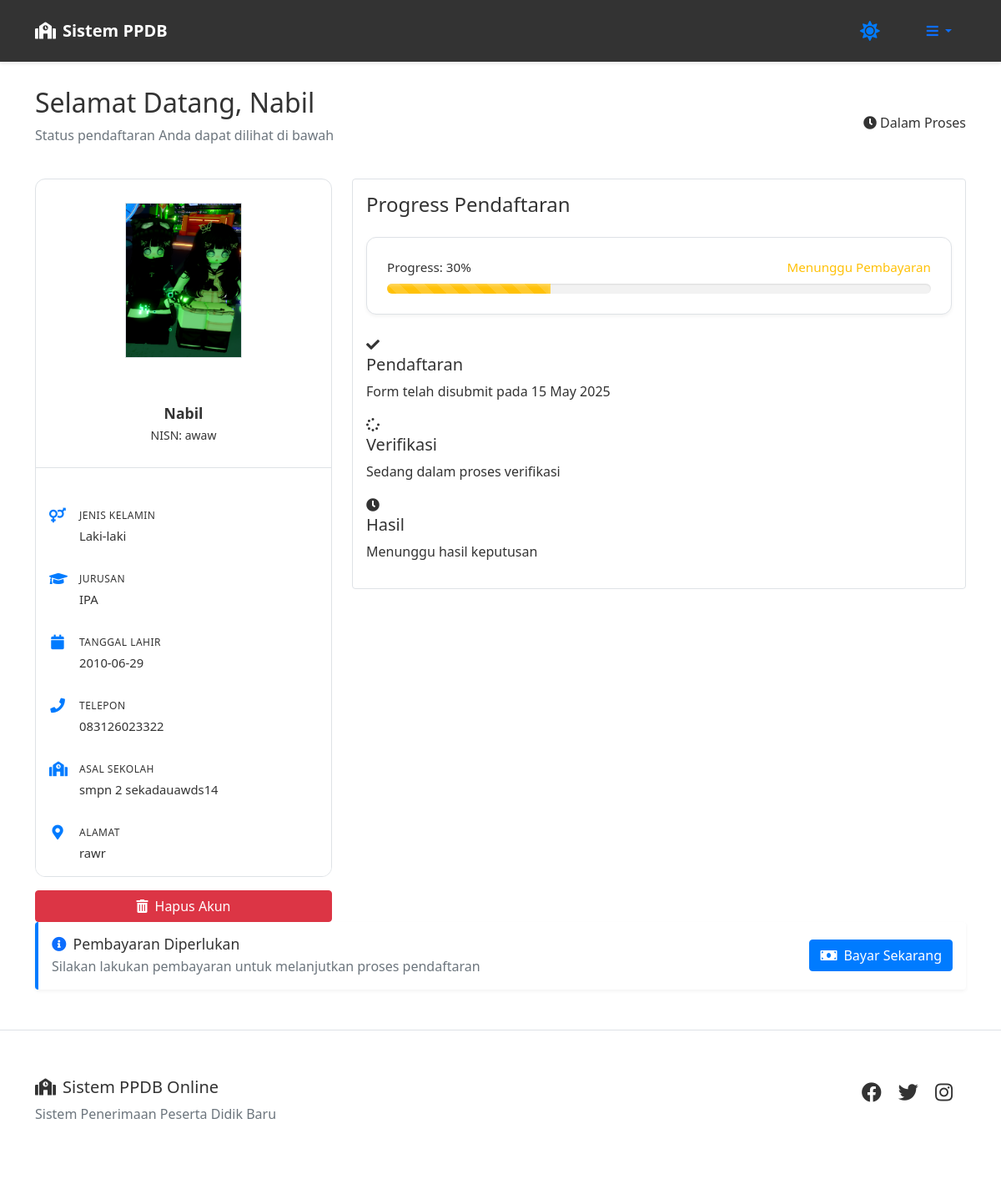
Page /dashboard (signed in) on the earlier database version.
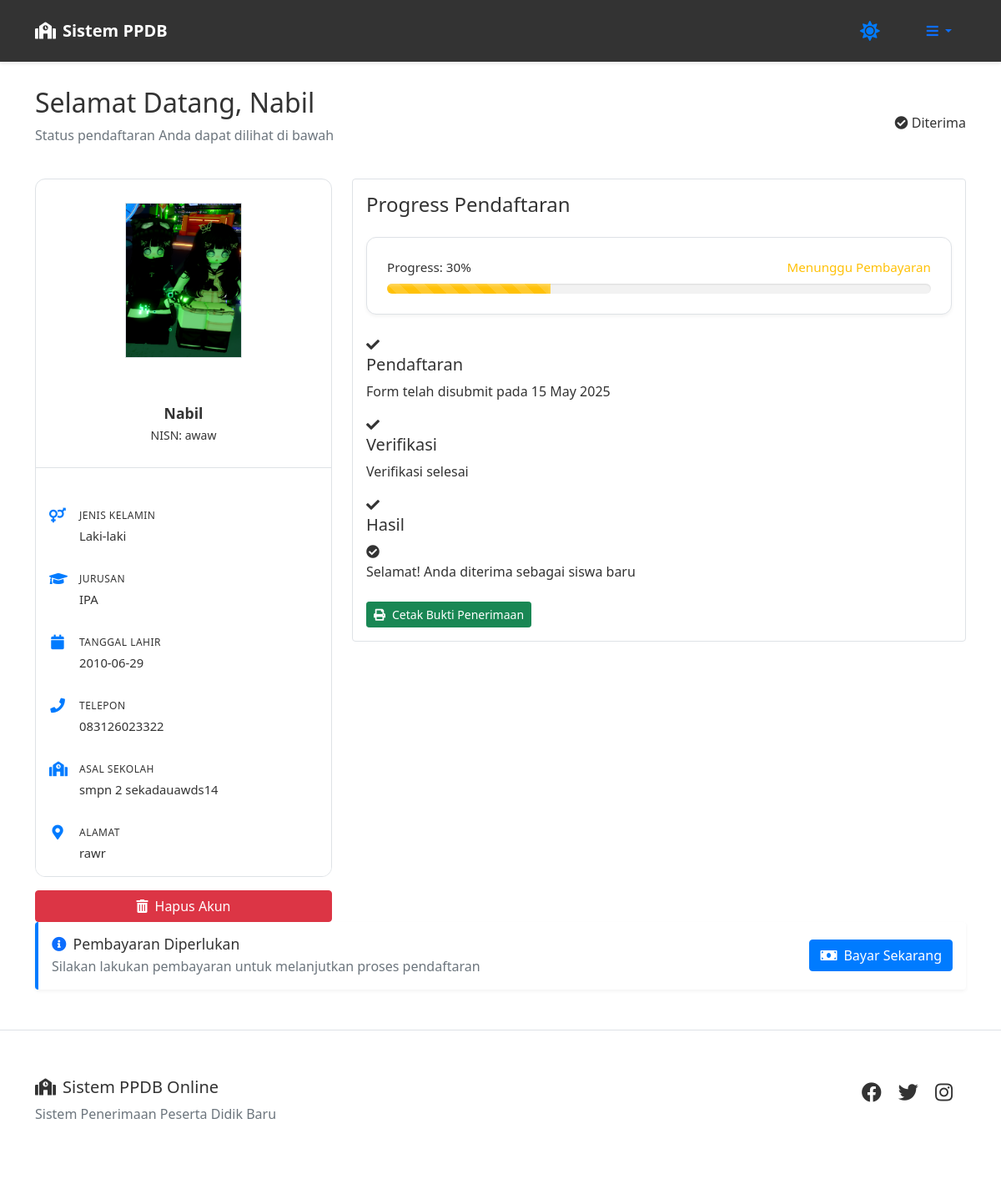
Same page on the later database version.
### app/models.py (models this page shows, shortened)
class Form(db.Model):
    id = db.Column(db.Integer, primary_key=True)
    user_id = db.Column(db.Integer, db.ForeignKey('user.id'), nullable=False)
    form_data = db.Column(db.Text, nullable=False)
    status = db.Column(db.String(20), default='pending')
    timestamp = db.Column(db.DateTime, default=datetime.utcnow)
    akta_kelahiran = db.Column(db.String(255))
    kartu_keluarga = db.Column(db.String(255))
    ijazah_smp = db.Column(db.String(255))
    foto_siswa = db.Column(db.String(255))
    ktp_ortu = db.Column(db.String(255))
    nisn_doc = db.Column(db.String(255))
    nilai_rapor = db.Column(db.String(255))
    sertifikat_prestasi = db.Column(db.String(255))
    gender = db.Column(db.String(10))
    jurusan = db.Column(db.String(20))
    payment_proof = db.Column(db.String(255))  # Untuk menyimpan bukti pembayaran
    payment_status = db.Column(db.String(20), default='unpaid')  # unpaid/paid/confirmed
    @property
    def parsed_form_data(self):
        try:
            if isinstance(self.form_data, str):
                return json.loads(self.form_data)
            return self.form_data
        except:
            return {}

### app/routes/main.py (the view)
@main.route('/dashboard')
@login_required
def dashboard():
    if current_user.role == 'admin':
        forms = Form.query.all()
        return render_template('dashboard_admin.html', forms=forms)
    form = AdmissionForm()
    user_form = Form.query.filter_by(user_id=current_user.id).first()
    form_status = user_form.status if user_form else None
    if user_form and user_form.parsed_form_data:
        form_data = user_form.parsed_form_data
        form.nisn.data = form_data.get('nisn')
        try:
            form.birth_date.data = datetime.strptime(form_data.get('birth_date'), '%Y-%m-%d')
        except (ValueError, TypeError):
            form.birth_date.data = None
        form.address.data = form_data.get('address')
        form.phone.data = form_data.get('phone')
        form.previous_school.data = form_data.get('previous_school')
        form.gender.data = form_data.get('gender')
        form.jurusan.data = form_data.get('jurusan')
    return render_template('dashboard_user.html',
                         form=form,
                         form_status=form_status,
                         form_submitted=user_form,
                         now=datetime.now())

### app/templates/dashboard_user.html (shortened to what the changed rows need)
{% extends "base.html" %}
{% block content %}
<div class="dashboard-container">
    <div class="dashboard-header mb-4">
        <div class="row align-items-center">
            <div class="col-md-8">
                <h2 class="welcome-text">Selamat Datang, {{ current_user.name }}</h2>
            </div>
            <div class="col-md-4 text-md-end">
                {% if form_status == 'accepted' %}
                    <div class="status-pill success">
                        <i class="fas fa-check-circle"></i> Diterima
                    </div>
                {% elif form_status == 'rejected' %}
                    <div class="status-pill danger">
                        <i class="fas fa-times-circle"></i> Tidak Diterima
                    </div>
                {% elif form_status == 'pending' %}
                    <div class="status-pill warning">
                        <i class="fas fa-clock"></i> Dalam Proses
                    </div>
                {% endif %}
            </div>
        </div>
    </div>
    <div class="row g-4">
        <div class="col-md-4">
            <div class="card profile-card">
                <div class="profile-header">
                    <div class="profile-avatar">
                        {% if form_submitted and form_submitted.foto_siswa %}
                            <img src="{{ url_for('static', filename='uploads/' + form_submitted.foto_siswa) }}"
                                 alt="Foto 3x4">
                        {% else %}
                            <i class="fas fa-user"></i>
                        {% endif %}
                    </div>
                    <div class="profile-info-header">
                        <h5 class="profile-name">{{ current_user.name }}</h5>
                        {% if form_submitted %}
                            <span class="profile-id">NISN: {{ form_submitted.parsed_form_data.get('nisn') }}</span>
                        {% endif %}
                    </div>
                </div>
            </div>
        </div>
        <div class="col-md-8">
            {% if not form_submitted %}
                <div class="card">
                    <div class="card-body">
                        <h4 class="card-title mb-4">Formulir Pendaftaran</h4>
                        <form method="POST" action="{{ url_for('main.submit_form') }}" enctype="multipart/form-data" id="admission-form">
                            {{ form.hidden_tag() }}
                            <div class="mb-4">
                                <h5><i class="fas fa-user me-2"></i>Data Pribadi</h5>
                                <div class="row g-3">
                                    <div class="col-md-6">
                                        <label class="form-label">NISN*</label>
                                        {{ form.nisn(class="form-control", placeholder="Masukkan NISN") }}
                                    </div>
                                    <div class="col-md-6">
                                        <label class="form-label">Jenis Kelamin*</label>
                                        {{ form.gender(class="form-select") }}
                                    </div>
                                    <div class="col-md-6">
                                        <label class="form-label">Tanggal Lahir*</label>
                                        <div class="input-group">
                                            {{ form.birth_date(class="form-control datepicker", placeholder="YYYY-MM-DD") }}
                                            <span class="input-group-text"><i class="fas fa-calendar"></i></span>
                                        </div>
                                    </div>
                                    <div class="col-md-6">
                                        <label class="form-label">Pilihan Jurusan*</label>
                                        {{ form.jurusan(class="form-select") }}
                                    </div>
                                    <div class="col-md-6">
                                        <label class="form-label">Nomor Telepon*</label>
                                        {{ form.phone(class="form-control", placeholder="Contoh: 08xxxxxxxxxx") }}
                                    </div>
                                    <div class="col-md-6">
                                        <label class="form-label">Asal Sekolah*</label>
                                        {{ form.previous_school(class="form-control", placeholder="Nama SMP/MTs") }}
                                    </div>
                                    <div class="col-12">
                                        <label class="form-label">Alamat Lengkap*</label>
                                        {{ form.address(class="form-control", rows="3", placeholder="Masukkan alamat lengkap") }}
                                    </div>
                                </div>
                            </div>
                            <div class="mb-4">
                                <h5><i class="fas fa-file-upload me-2"></i>Upload Dokumen</h5>
                                <div class="row g-3">
                                    <div class="col-md-6">
                                        <div class="document-upload-box">
                                            <label class="form-label">Pas Foto 3x4*</label>
                                            {{ form.foto_siswa(class="form-control") }}
                                            <small class="text-muted">Format: JPG, PNG (Max 2MB)</small>
                                        </div>
                                    </div>
                                    <div class="col-md-6">
                                        <div class="document-upload-box">
                                            <label class="form-label">Akta Kelahiran*</label>
                                            {{ form.akta_kelahiran(class="form-control") }}
                                            <small class="text-muted">Format: PDF, JPG, PNG (Max 2MB)</small>
                                        </div>
                                    </div>
                                    <div class="col-md-6">
                                        <div class="document-upload-box">
                                            <label class="form-label">Kartu Keluarga*</label>
                                            {{ form.kartu_keluarga(class="form-control") }}
                                            <small class="text-muted">Format: PDF, JPG, PNG (Max 2MB)</small>
                                        </div>
                                    </div>
                                    <div class="col-md-6">
                                        <div class="document-upload-box">
                                            <label class="form-label">Ijazah/SKL SMP*</label>
                                            {{ form.ijazah_smp(class="form-control") }}
                                            <small class="text-muted">Format: PDF, JPG, PNG (Max 2MB)</small>
                                        </div>
                                    </div>
                                    <div class="col-md-6">
                                        <div class="document-upload-box">
                                            <label class="form-label">KTP Orang Tua*</label>
                                            {{ form.ktp_ortu(class="form-control") }}
                                            <small class="text-muted">Format: PDF, JPG, PNG (Max 2MB)</small>
                                        </div>
                                    </div>
                                    <div class="col-md-6">
                                        <div class="document-upload-box">
                                            <label class="form-label">Nilai Rapor*</label>
                                            {{ form.nilai_rapor(class="form-control") }}
                                            <small class="text-muted">Format: PDF, JPG, PNG (Max 2MB)</small>
                                        </div>
                                    </div>
                                    <div class="col-md-6">
                                        <div class="document-upload-box">
                                            <label class="form-label">Sertifikat Prestasi (Opsional)</label>
                                            {{ form.sertifikat_prestasi(class="form-control") }}
                                            <small class="text-muted">Format: PDF, JPG, PNG (Max 2MB)</small>
                                        </div>
                                    </div>
                                </div>
                            </div>
                            <div class="text-end">
                                <button type="submit" class="btn btn-primary btn-lg">
                                    <i class="fas fa-paper-plane me-2"></i>Kirim Pendaftaran
                                </button>
                            </div>
                        </form>
                    </div>
                </div>
            {% else %}
                <div class="card">
                    <div class="card-body">
                        <h4 class="card-title mb-4">Progress Pendaftaran</h4>
                        <div class="progress-wrapper mb-4">
                            {% if not form_submitted.payment_proof %}
                                <div class="progress-percentage mb-2 d-flex justify-content-between">
                                    <span>Progress: 30%</span>
                                    <span class="text-warning">Menunggu Pembayaran</span>
                                </div>
                                <div class="progress">
                                    <div class="progress-bar bg-warning"
                                         role="progressbar"
                                         style="width: 30%"
                                         aria-valuenow="30"
                                         aria-valuemin="0"
                                         aria-valuemax="100">
                                    </div>
                                </div>
                            {% endif %}
                        </div>
                        <div class="timeline">
                            <div class="timeline-item completed">
                                <div class="timeline-dot">
                                    <i class="fas fa-check"></i>
                                </div>
                                <div class="timeline-content">
                                    <h5>Pendaftaran</h5>
                                    <p>Form telah disubmit pada {{ form_submitted.timestamp.strftime('%d %B %Y') }}</p>
                                </div>
                            </div>
                            <div class="timeline-item {{ 'completed' if form_status in ['accepted', 'rejected'] else 'active' }}">
                                <div class="timeline-dot">
                                    {% if form_status in ['accepted', 'rejected'] %}
                                        <i class="fas fa-check"></i>
                                    {% else %}
                                        <i class="fas fa-spinner fa-spin"></i>
                                    {% endif %}
                                </div>
                                <div class="timeline-content">
                                    <h5>Verifikasi</h5>
                                    <p>{{ "Sedang dalam proses verifikasi" if form_status == 'pending' else "Verifikasi selesai" }}</p>
                                </div>
                            </div>
                            <div class="timeline-item {{ 'completed' if form_status == 'accepted' else 'active' if form_status == 'rejected' else '' }}">
                                <div class="timeline-dot">
                                    {% if form_status == 'accepted' %}
                                        <i class="fas fa-check"></i>
                                    {% elif form_status == 'rejected' %}
                                        <i class="fas fa-times"></i>
                                    {% else %}
                                        <i class="fas fa-clock"></i>
                                    {% endif %}
                                </div>
                                <div class="timeline-content">
                                    <h5>Hasil</h5>
                                    {% if form_status == 'accepted' %}
                                        <div class="result-box success">
                                            <i class="fas fa-check-circle"></i>
                                            <p>Selamat! Anda diterima sebagai siswa baru</p>
                                            <a href="#" class="btn btn-success btn-sm mt-2">
                                                <i class="fas fa-print me-2"></i>Cetak Bukti Penerimaan
                                            </a>
                                        </div>
                                    {% elif form_status == 'rejected' %}
                                        <div class="result-box danger">
                                            <i class="fas fa-times-circle"></i>
                                            <p>Maaf, Anda belum dapat diterima</p>
                                        </div>
                                    {% else %}
                                        <p>Menunggu hasil keputusan</p>
                                    {% endif %}
                                </div>
                            </div>
                        </div>
                    </div>
                </div>
            {% endif %}
        </div>
    </div>
</div>
{% endblock %}

Differences in the rows shown:
changed Form "awaw": status "Sedang dalam proses verifikasi" → "Verifikasi selesai"
Other differences:
text no longer shown: "Dalam Proses Menunggu hasil keputusan"
text now shown: "Diterima Selamat! Anda diterima sebagai siswa baru Cetak Bukti Penerimaan"
